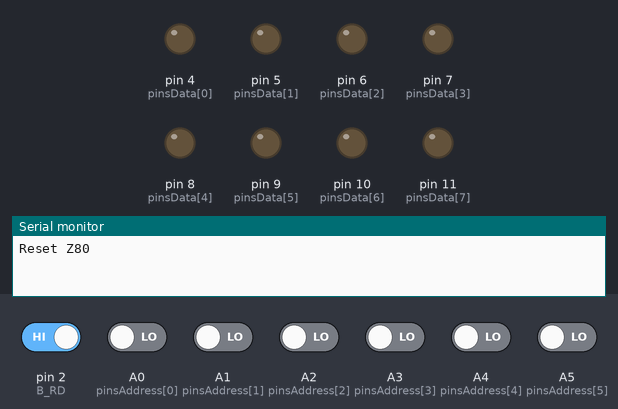
The sketch below on a simulated Arduino Uno, built with avr-gcc and run on an emulated ATmega328P. Shown: output pins drawn as LEDs (lit = HIGH), the last lines printed to the serial monitor. Inputs (shaded band) come from the test bench; at power-on: pin 2 (B_RD) HIGH, A0 (pinsAddress[0]), A1 (pinsAddress[1]), A2 (pinsAddress[2]), A3 (pinsAddress[3]), A4 (pinsAddress[4]), A5 (pinsAddress[5]) LOW. Pins used as bus, display or sensor lines are not drawn.

Above: at 2.4 s.
2.5 s: pin 2 (B_RD) driven LOW
At 3.7 s:
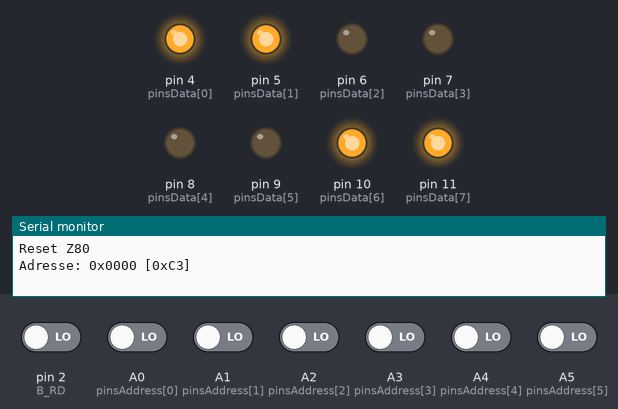
4.0 s: A0 (pinsAddress[0]) driven HIGH
At 4.8 s:
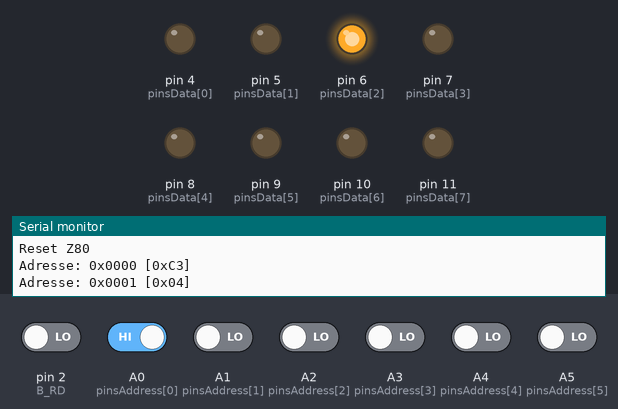
5.5 s: A0 (pinsAddress[0]) driven LOW
At 6.2 s:
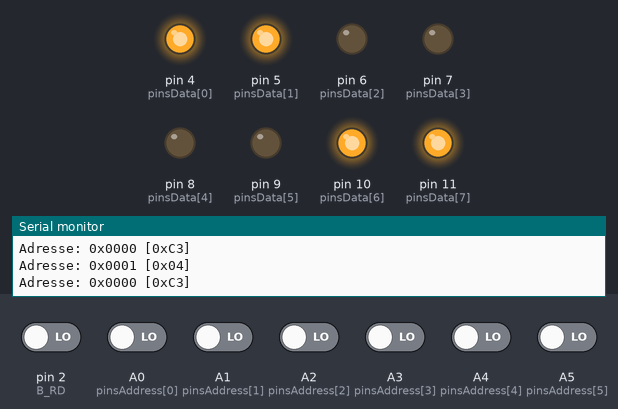
7.0 s: A1 (pinsAddress[1]) driven HIGH
At 8.3 s:
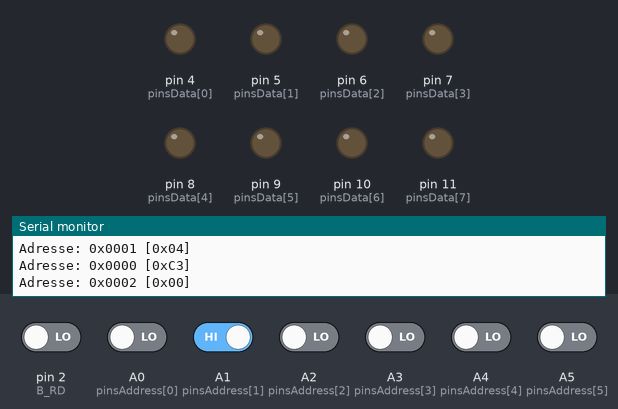
Timing chart, 0 to 10.0 s (numbered marks = the images above; inputs shaded):
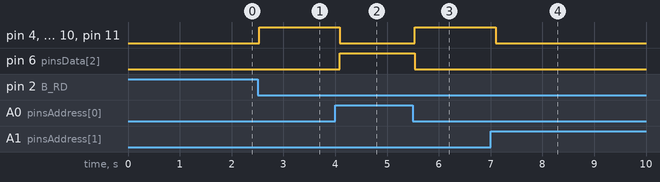

Measured:
- after the input at 2.5 s, pin 4 (pinsData[0]), pin 5 (pinsData[1]), pin 10 (pinsData[6]), pin 11 (pinsData[7]): LOW → HIGH at once
- after the input at 4.0 s, pin 4 (pinsData[0]), pin 5 (pinsData[1]), pin 10 (pinsData[6]), pin 11 (pinsData[7]): HIGH → LOW after 0.09 s; pin 6 (pinsData[2]): LOW → HIGH after 0.09 s
- after the input at 5.5 s, pin 4 (pinsData[0]), pin 5 (pinsData[1]), pin 10 (pinsData[6]), pin 11 (pinsData[7]): LOW → HIGH at once; pin 6 (pinsData[2]): HIGH → LOW at once
- after the input at 7.0 s, pin 4 (pinsData[0]), pin 5 (pinsData[1]), pin 10 (pinsData[6]), pin 11 (pinsData[7]): HIGH → LOW after 0.09 s

The sketch:

Z80ctl_mem_sansISR.ino
```cpp
#define B_CLOCK  12  // horloge
#define B_RESET  13  // réinitialisation
#define B_MREQ   3   // requête mémoire
#define B_RD     2   // lecture

#define BITS_ADDR  6  // nombre de bits d'adresse
#define MEM_SIZE  64  // taille 2^6
#define CLKDELAY  60  // delai horloge

// Bus d'adresse
//                   bit       0  1  2  3  4  5
int pinsAddress[BITS_ADDR] = {A0,A1,A2,A3,A4,A5};

// Bus de données
//               bit   0 1 2 3 4 5  6  7
int pinsData[8]     = {4,5,6,7,8,9,10,11};

// Fonction horloge
void doClock(unsigned int n) {
  for(int i=0; i<n; i++) {
    digitalWrite(B_CLOCK, HIGH);
    delay(CLKDELAY);
    digitalWrite(B_CLOCK, LOW);
    delay(CLKDELAY);
  }
}

// Réinitialisation
void doReset() {
    digitalWrite(B_RESET, LOW);
    doClock(10);
    digitalWrite(B_RESET, HIGH);
}

// Lecture de l'adresse
unsigned int getaddr() {
  unsigned int addr = 0;

  for(int pin=0; pin<BITS_ADDR; pin++) {
      if(digitalRead( pinsAddress[pin] ) == HIGH )
        addr |= (1 << pin);
  }

  return addr;
}

// Définition des bits de données
void setData(unsigned char data) {
    for(int pin=0; pin<8; pin++) {
      if(data & 1)
        digitalWrite(pinsData[pin], HIGH);
      else
        digitalWrite(pinsData[pin], LOW);
      data >>= 1;
    }
}

// Configuration
void setup() {
  pinMode(B_CLOCK, OUTPUT);
  pinMode(B_RESET, OUTPUT);
  pinMode(B_MREQ, INPUT);
  pinMode(B_RD, INPUT);

  // Tout le bus de données en sortie
  for( int pin = 0; pin < 8; pin++ ) {
    pinMode(pinsData[pin], OUTPUT);
  }

  // Tout le bus d'adresse en entrée
  for( int pin = 0; pin<BITS_ADDR; pin++ ) {
    pinMode(pinsAddress[pin], INPUT);
  }

  // Activation moniteur série
  Serial.begin(115200);
  delay(5);

  // Reset du Z80
  Serial.println("Reset Z80");
  doReset();
  delay(5);
}

/*
00 : JP 04 00
03 : 00 nop
04 : 00 nop
05 : 00 nop
06 : JP 00 00
09 : 00 nop
10 : 00 nop
11 : 00 nop
12 : 00 nop
...

0xc3 0x04 0x00
0x00
0x00
0x00
0xc3 0x00 0x00

 JP    L     H     nop   nop   JP    L     H     nop   nop   nop   nop   nop...
0xc3, 0x04, 0x00, 0x00, 0x00, 0xc3, 0x00, 0x00, 0x00, 0x00, 0x00, 0x00, 0x00...
*/

// Mémoire pour notre Z80
unsigned char mem[MEM_SIZE] =
  //  00    01    02    03    04    05    06    07    08    09    0A    0B    0C    0D    0E    0F
  {
    0xc3, 0x04, 0x00, 0x00, 0x00, 0x00, 0xc3, 0x00, 0x00, 0x00, 0x00, 0x00, 0x00, 0x00, 0x00, 0x00,
    0x00, 0x00, 0x00, 0x00, 0x00, 0x00, 0x00, 0x00, 0x00, 0x00, 0x00, 0x00, 0x00, 0x00, 0x00, 0x00,
    0x00, 0x00, 0x00, 0x00, 0x00, 0x00, 0x00, 0x00, 0x00, 0x00, 0x00, 0x00, 0x00, 0x00, 0x00, 0x00,
    0x00, 0x00, 0x00, 0x00, 0x00, 0x00, 0x00, 0x00, 0x00, 0x00, 0x00, 0x00, 0x00, 0x00, 0x00, 0x00
  };

// Ancienne adresse traitée
unsigned int oldaddr = 0x42;

// Boucle principale
void loop() {
  // Récupération de l'adresse
  unsigned int addr = getaddr();

  if(!digitalRead(B_RD) && addr != oldaddr) {
    // Affichage
    Serial.print("Adresse: 0x");
    if(addr < 0x10)   Serial.print("0");
    if(addr < 0x100)  Serial.print("0");
    if(addr < 0x1000) Serial.print("0");
    Serial.print(addr, HEX);

    // Si l'adresse est valide (dans les 64 octets de mémoire)
    if(addr >= 0 && addr <sizeof(mem)) {
      // On "pousse" les données correspondante sur le bus
      setData(mem[addr]);
      // Et on affiche le tout
      Serial.print(" [0x");
      if(mem[addr] < 0x10)   Serial.print("0");
      Serial.print(mem[addr], HEX);
      Serial.println("]");
    } else {
      // Nous sommes hors de l'espace mémoire émulé
      // On renvoi 0x00, l'instruction NOP
      setData(0x00);
    }
    // On met à jour la précédent adresse traitée
    oldaddr = addr;
  }

  // Impulsion horloge
  doClock(1);
}
```
